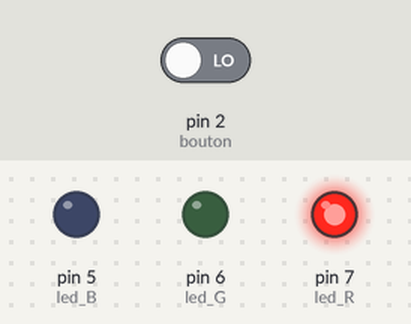
Simulated run of this sketch. Board: Arduino Uno, built with avr-gcc and run on an emulated ATmega328P. Shown: output pins drawn as LEDs (lit = HIGH). Inputs (shaded band) come from the test bench; at power-on: pin 2 (bouton) LOW.

Above: at 1.2 s.
1.3 s: pin 2 (bouton) driven HIGH
At 2.7 s:
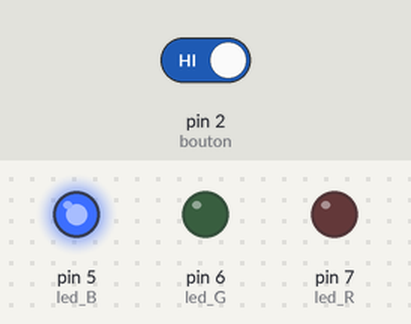
At 4.1 s:
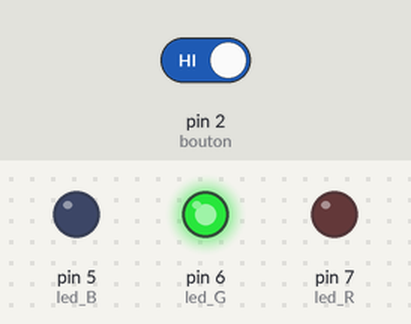
4.3 s: pin 2 (bouton) driven LOW
At 5.3 s:
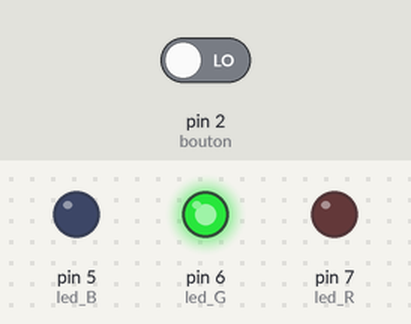
Timing chart, 0 to 7.3 s (numbered marks = the images above; inputs shaded):
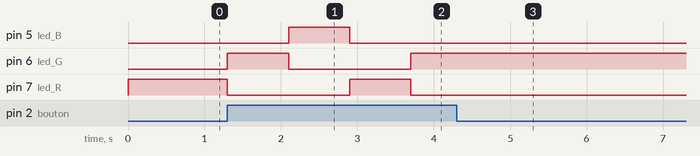

Measured:
- after the input at 1.3 s, pin 5 (led_B): LOW → HIGH after 0.80 s, → LOW 0.80 s later; pin 6 (led_G): LOW → HIGH at once, → LOW 0.80 s later, → HIGH 1.6 s later; pin 7 (led_R): HIGH → LOW at once, → HIGH 1.6 s later, → LOW 0.80 s later
- after the input at 4.3 s, pin 5 (led_B), pin 7 (led_R): stops changing and stays LOW; pin 6 (led_G): stops changing and stays HIGH

The sketch:

mode_3couleur.ino
```cpp
// setup pour initialiser la carte

#define led_B 5

#define led_G 6

#define led_R 7

#define bouton 2


int couleur = 0; //Correspond au mode de lumière (quel couleur)


void setup() { // début du setup

pinMode(led_B, OUTPUT) ; // initialise le port numérique led_B comme sortie
pinMode(led_G, OUTPUT) ; // initialise le port numérique led_G comme sortie
pinMode(led_R, OUTPUT) ; // initialise le port numérique led_R comme sortie
pinMode(bouton, INPUT); // initialise le port numérique bouton comme entrée

arbitrage_couleur(couleur); //Initialise la couleur de la led
} // fin du setup


// cette boucle va se répéter sans arrêt
void loop() { // début de la boucle

  if (digitalRead(bouton) == HIGH) {
    couleur= couleur + 1; // On passe au prochain mode
    if (couleur == 3) { // Si on dépasse le nombre de mode de couleur prédéfini, on retourne au premier
      couleur = 0;
    }

    arbitrage_couleur(couleur); // Actualise la led
    delay(800); //Delai de 1 secondes pour avoir un switch de couleur fiable
  }

}

void arbitrage_couleur(int col) {
  if (col == 0) {  // Allumer la LED en rouge
    setColor(255, 0, 0);
  }

  if (col == 1) {  // Allumer la LED en vert
    setColor(0, 255, 0);
  }
  if (col == 2) {  // Allumer la LED en vert
    setColor(0, 0, 255);
  }
}

void setColor(int redValue, int greenValue, int blueValue) {
  // Régler l'intensité lumineuse de chaque couleur
  analogWrite(led_R, redValue);
  analogWrite(led_G, greenValue);
  analogWrite(led_B, blueValue);
}
```
